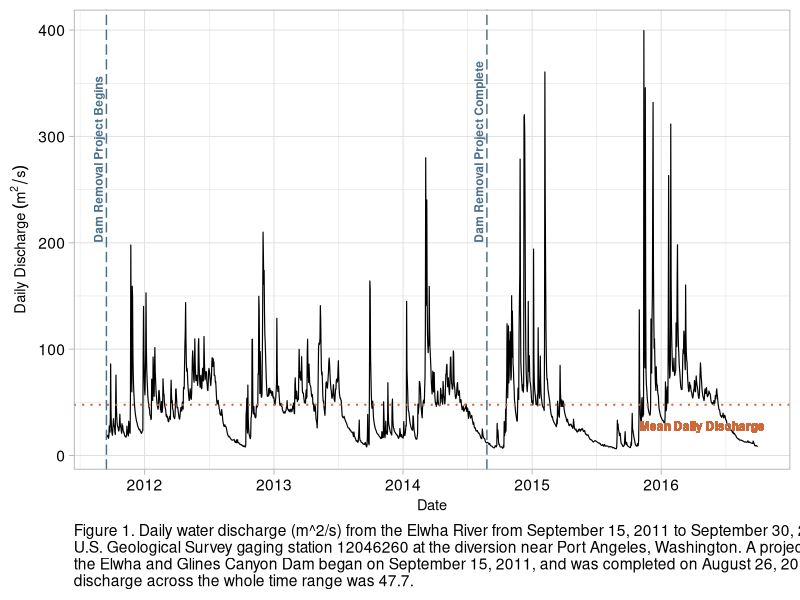
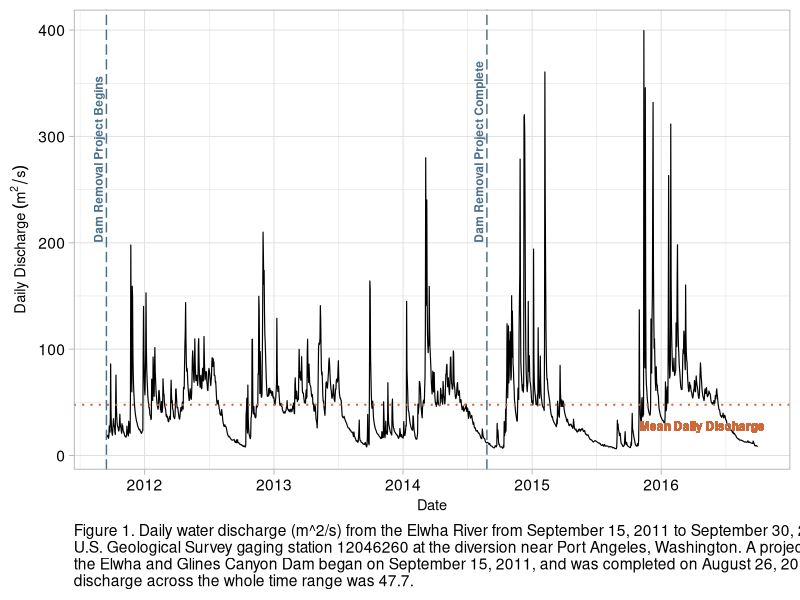

R code for these plots, in order:
## ---- chunk 1
getwd()

library(tidyverse)
library(viridis)
library(ggplot2)

USGS_ElwhaRiverDischarge<-read_csv("./Processed/USGS_ElwhaRiver_processed.csv")

class(USGS_ElwhaRiverDischarge$Date) #Still a date, that's good


## ---- chunk 2

mytheme <- theme_light(base_size = 14) +
  theme(axis.text = element_text(color = "black"), 
        legend.position = "top")
theme_set(mytheme)


#This should add a caption?
#+labs(subtitle = "theme_gray()")
## ---- chunk 3

#lines to describe what is happening
d=data.frame(date=as.Date(c("2011-09-15", "2014-08-26")), event=c("Dam Removal Project Begins", "Dam Removal Project Complete"))



myplot<-ggplot(USGS_ElwhaRiverDischarge)+
  geom_line(aes(x = Date, y = DailyDischarge), size=.4) +
geom_vline(data=d, mapping=aes(xintercept=date), color="skyblue4", lty=5, size=.5)+
  geom_hline(yintercept = 47.7, lty=3, color="sienna3", size=.7)+
  geom_text(data=d, mapping=aes
            (x=date, y=200, label=event), 
            size=3, angle=90, vjust=-0.4, hjust=0, color= "skyblue4", fontface="bold")+
  geom_text(x= as.Date("2015-11-01"), y=20, size = 3, label= "Mean Daily Discharge", color= "sienna3", vjust=-0.4, hjust=0, fontface="bold")+
  mytheme+
  ylab(expression(Daily~Discharge~(m^2/s)))+
  xlab("Date")+
  theme(axis.title.y = element_text(size = rel(.75), angle = 90))+
  theme(axis.title.x = element_text(size= rel(.75)))+
  labs(caption ="Figure 1. Daily water discharge (m^2/s) from the Elwha River from September 15, 2011 to September 30, 2016 measured at the \nU.S. Geological Survey gaging station 12046260 at the diversion near Port Angeles, Washington. A project to remove \nthe Elwha and Glines Canyon Dam began on September 15, 2011, and was completed on August 26, 2014. Mean Daily \ndischarge across the whole time range was 47.7.")+
  theme(plot.caption = element_text(hjust = 0) )
  print(myplot)

#good as is but doesn't have superscript in the caption


  ggsave("./Output/USGS_ElwhaDailyDischarge_plot.jpg", plot=myplot, width =10, height=6, units="in", dpi=300)
